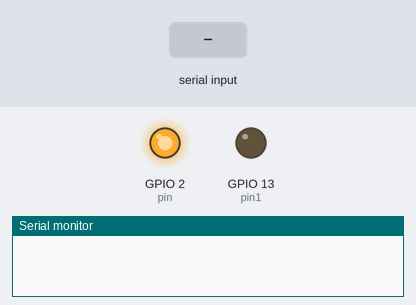
Simulated run of this sketch. Board: ESP8266 (NodeMCU). Shown: output pins drawn as LEDs (lit = HIGH), the last lines printed to the serial monitor. The inputs (shaded band) are chosen by the test bench. A WiFi scan finds three made-up networks.

Above: at 6.8 s.
6.9 s: "3" received over Serial
At 8.5 s:
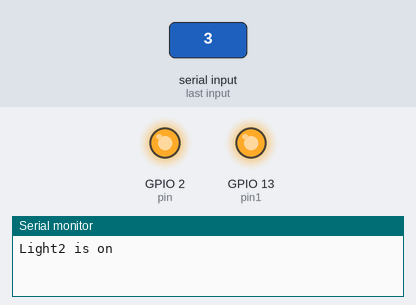
9.9 s: "2" received over Serial
At 11.2 s:
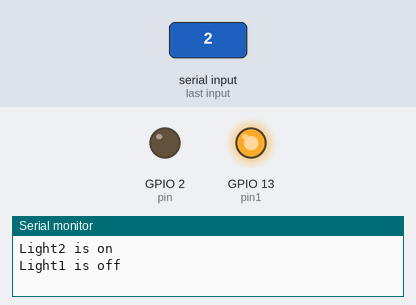
13.5 s: "4" received over Serial
At 14.3 s:
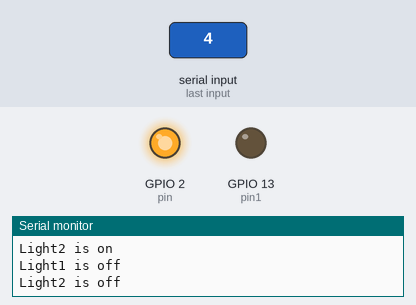
Timing chart, 0 to 16.5 s (numbered marks = the images above; inputs shaded):
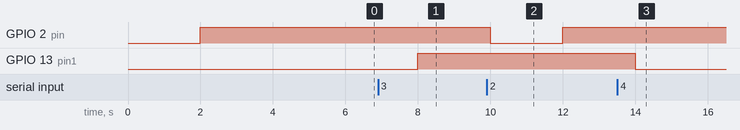

Measured:
- after the input at 6.9 s, GPIO 13 (pin1): LOW → HIGH after 1.1 s
- after the input at 9.9 s, GPIO 2 (pin): HIGH → LOW after 0.10 s, → HIGH 2.0 s later
- after the input at 13.5 s, GPIO 13 (pin1): HIGH → LOW after 0.50 s

The sketch:

arduino.ino
```cpp
#include <ESP8266WiFi.h>

const char* SSID = "Itech Divyanshu(Jiofi_3)";
int pin = 2;
int pin1 = 13;
char input;
int off = 1;
long t = 0;

int32_t getRSSI(const char* target_ssid) {
  byte available_networks = WiFi.scanNetworks();

  for (int network = 0; network < available_networks; network++) {
    if (WiFi.SSID(network).compareTo(target_ssid) == 0) {     //stringOne.compareTo(stringTwo) < 0
      return WiFi.RSSI(network);
    }
  }
  return 0;
}

void setup() {
  // initialize GPIO 2 as an output.
  Serial.begin(9600);
  pinMode(pin, OUTPUT);
  pinMode(pin1, OUTPUT);
}

// the loop function runs over and over again forever
void loop() {
  int32_t rssi = getRSSI(SSID);
  if (rssi==0){
  t=t+1;
  }
 else{t=1;}
 if (off == 1){
 if(t>10){

    digitalWrite(pin, LOW);
}
else{
  if (rssi < (-70) && rssi != 0){
    digitalWrite(pin,LOW);
  }
  else{
    digitalWrite(pin,HIGH);
  }}}
  if (Serial.available()> 0){
    input = Serial.read();
    if(input == '1'){
      digitalWrite(pin,HIGH);
      Serial.println("Light1 is on");
      off = 0;
    }
    else if(input == '2'){
      digitalWrite(pin,LOW);
      Serial.println("Light1 is off");
      off =1;
    }
    if(input == '3'){
      digitalWrite(pin1,HIGH);
      Serial.println("Light2 is on");
    }
    else if(input == '4'){
      digitalWrite(pin1,LOW);
      Serial.println("Light2 is off");
    }
  }
}
```
